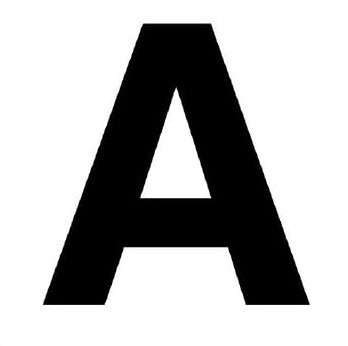
#> input picture semester - 2/Module/wacharin/Image for Testing/letter_A.jpg, 348 x 346 px
$ python 'ch - 10.py'
#> lines starting #> are read from the running program, lines starting #| are printed output that depends on the picture; after the words box and inside, x2 and y2 are one past the last pixel; in counts of white or black regions, pixels touching at a corner belong together
import cv2
import numpy as np
from matplotlib import pyplot as plt

# Load the A letter image in grayscale
print("My ID is: 6610110096")
image = cv2.imread("Image for Testing/letter_A.jpg", cv2.IMREAD_GRAYSCALE)
#> image is the input picture: shape (346, 348); min 0, max 255, mean 178.6

# Convert to binary using thresholding
_, binary_image = cv2.threshold(image, 155, 255, cv2.THRESH_BINARY_INV)
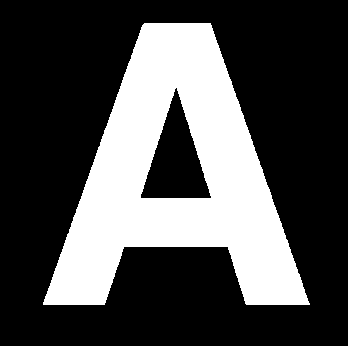
#> binary_image: shape (346, 348); 30.1% white; 1 white region, box (x1, y1, x2, y2) and area: (43, 23, 310, 305) 36255

# Define a kernel
kernel = np.ones((10, 10), np.uint8)

# Apply Dilation
dilated_image = cv2.dilate(binary_image, kernel, iterations=3)
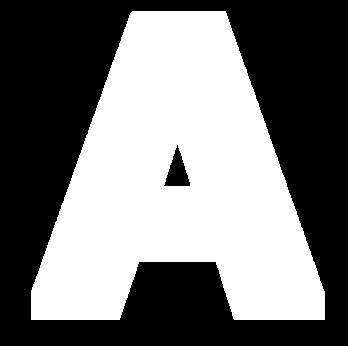
#> dilated_image: shape (346, 348); 47.1% white; 1 white region, box (x1, y1, x2, y2) and area: (31, 11, 325, 320) 56754

# Apply Erosion
eroded_image = cv2.erode(binary_image, kernel, iterations=3)
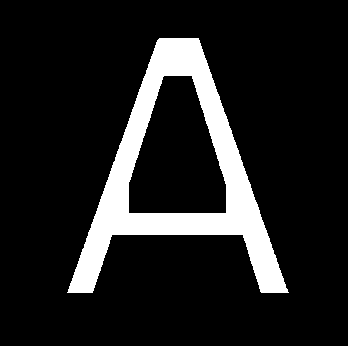
#> eroded_image: shape (346, 348); 12.7% white; 1 white region, box (x1, y1, x2, y2) and area: (67, 38, 289, 293) 15250

# Apply Opening (Erosion followed by Dilation)
opening_image = cv2.morphologyEx(binary_image, cv2.MORPH_OPEN, kernel)
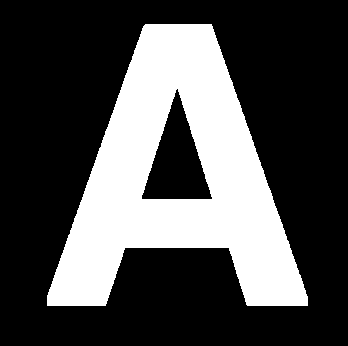
#> opening_image: shape (346, 348); 30.1% white; 1 white region, box (x1, y1, x2, y2) and area: (47, 24, 308, 306) 36224

# Apply Closing (Dilation followed by Erosion)
closing_image = cv2.morphologyEx(binary_image, cv2.MORPH_CLOSE, kernel)
#> closing_image: shape (346, 348); 30.2% white; 1 white region, box (x1, y1, x2, y2) and area: (44, 24, 311, 306) 36354

# Display all results
titles = [
    'Original Image', 'Binary Image',
    'Dilated Image', 'Eroded Image',
    'Opening Image', 'Closing Image'
]
images = [image, binary_image, dilated_image, eroded_image, opening_image, closing_image]

plt.figure(figsize=(15, 8))
for i in range(6):
    plt.subplot(2, 3, i + 1)
    plt.imshow(images[i], 'gray')
    plt.title(titles[i])
    plt.xticks([])
    plt.yticks([])

plt.tight_layout()
plt.show()

$ run again, with semester - 2/Module/wacharin/Image for Testing/banana Green.jpg copied over semester - 2/Module/wacharin/Image for Testing/letter_A.jpg
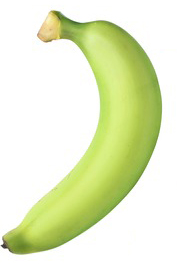
#> input picture semester - 2/Module/wacharin/Image for Testing/banana Green.jpg, 177 x 266 px
#> `_, binary_image = cv2.threshold(image, 155, 255, cv2.THRESH_BINARY_INV)`:
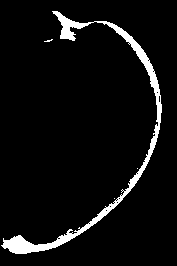
#> binary_image: shape (266, 177); 5.5% white; 4 white regions (3 under 20 px), largest, box (x1, y1, x2, y2) and area: (1, 11, 162, 254) 2558
#> dilated_image: shape (266, 177); 37.8% white; 1 white region, box (x1, y1, x2, y2) and area: (0, 0, 177, 266) 17807
#> eroded_image: shape (266, 177); every value is 0
#> opening_image: shape (266, 177); 0.69% white; 1 white region, box (x1, y1, x2, y2) and area: (10, 238, 32, 255) 323
#> `closing_image = cv2.morphologyEx(binary_image, cv2.MORPH_CLOSE, kernel)`:
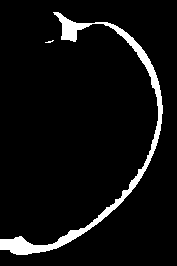
#> closing_image: shape (266, 177); 5.9% white; 2 white regions (1 under 20 px), largest, box (x1, y1, x2, y2) and area: (0, 12, 163, 255) 2786

$ run again, with semester - 2/Module/wacharin/Image for Testing/banana.jpg copied over semester - 2/Module/wacharin/Image for Testing/letter_A.jpg
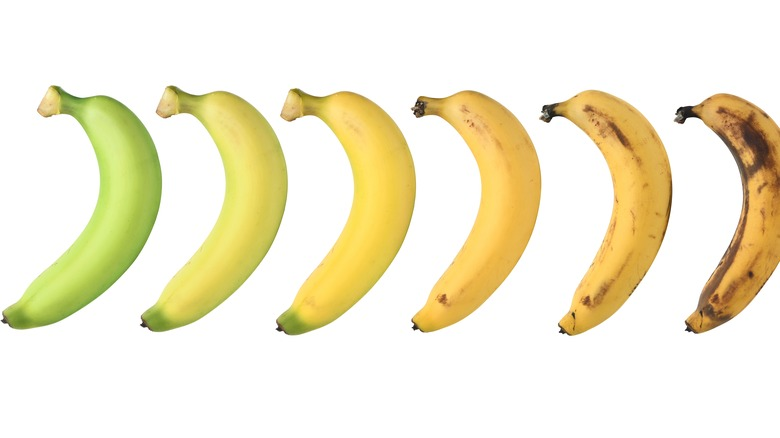
#> input picture semester - 2/Module/wacharin/Image for Testing/banana.jpg, 780 x 438 px
#> `_, binary_image = cv2.threshold(image, 155, 255, cv2.THRESH_BINARY_INV)`:
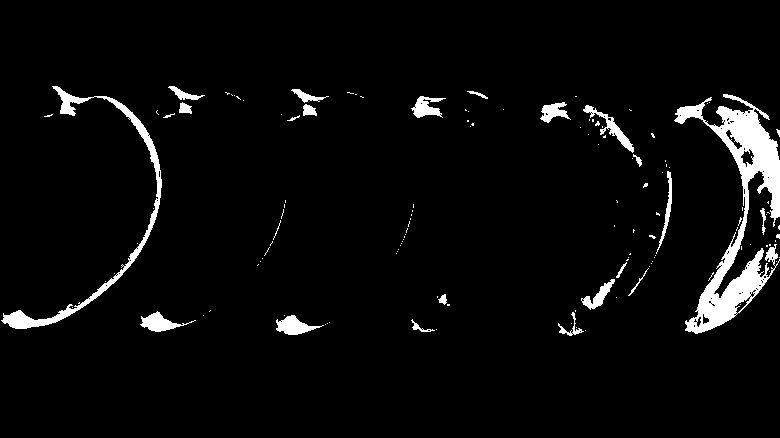
#> binary_image: shape (438, 780); 4.2% white; 134 white regions (110 under 20 px), largest, box (x1, y1, x2, y2) and area: (674, 94, 780, 334) 7357, (1, 86, 162, 329) 2559, (583, 105, 634, 153) 483
#> dilated_image: shape (438, 780); 27% white; 9 white regions, largest, box (x1, y1, x2, y2) and area: (528, 82, 780, 351) 42716, (0, 74, 259, 344) 22425, (399, 79, 519, 142) 5778
#> eroded_image: shape (438, 780); every value is 0
#> opening_image: shape (438, 780); 1.5% white; 8 white regions, largest, box (x1, y1, x2, y2) and area: (732, 114, 780, 218) 2256, (699, 267, 761, 327) 1527, (283, 318, 306, 336) 344
#> `closing_image = cv2.morphologyEx(binary_image, cv2.MORPH_CLOSE, kernel)`:
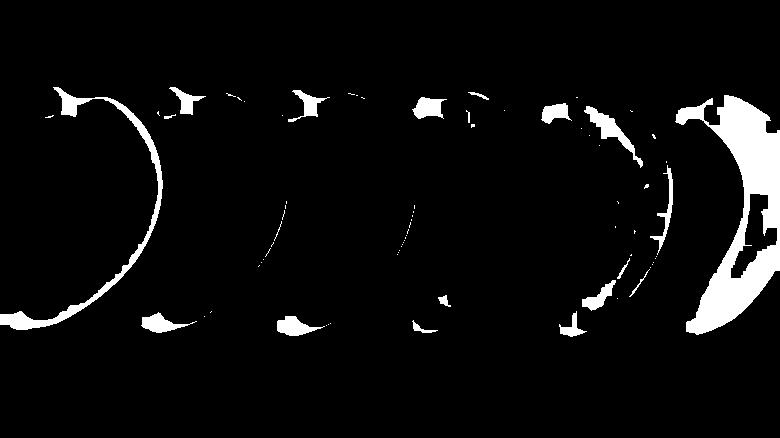
#> closing_image: shape (438, 780); 5.2% white; 77 white regions (57 under 20 px), largest, box (x1, y1, x2, y2) and area: (675, 95, 780, 335) 9671, (0, 87, 163, 330) 2780, (584, 106, 643, 168) 791
